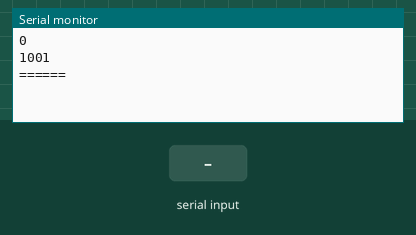
Simulated run of this sketch. Board: Teensy 4. On the bench: the last lines printed to the serial monitor. The inputs (shaded band) are chosen by the test bench.

Above: at 1.2 s.
1.3 s: "+cam2+" received over the second serial link
At 3.6 s:
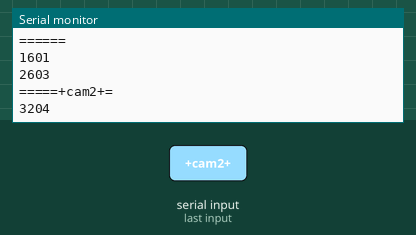
4.1 s: "1" received over the second serial link
At 6.5 s:
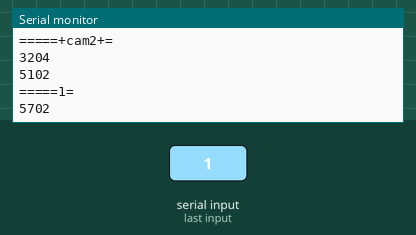
Timing chart, 0 to 8.0 s (numbered marks = the images above; inputs shaded):
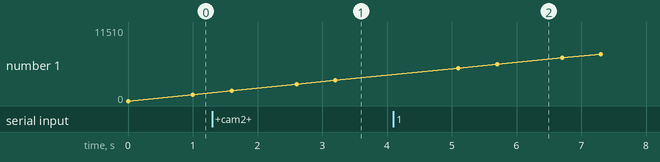

The sketch:

BTMasterTeensy.ino
```cpp
/*
 * How to configure and pair two HC-05 Bluetooth Modules
 * by Dejan Nedelkovski, www.HowToMechatronics.com
 *
 *                 == MASTER CODE ==
 */
//#define ledPin 9
int cam;
String cam2;
//int potValue = 0;


void setup() {
//  pinMode(ledPin, OUTPUT);
//  digitalWrite(ledPin, LOW);
  Serial.begin(9600);
  Serial2.begin(9600); // Default communication rate of the Bluetooth module
//  Serial2.setTimeout(100);
}

void loop() {

 cam2 = "-1";
 Serial2.print("1");

 Serial.println(millis());
 cam2 = Serial2.readString();
 Serial.println(millis());
 Serial.println("====="+cam2+"=");


 delay(600);
}
```

Measured:
- after the input at 1.3 s, the serial monitor: prints a new line after 1.3 s (image 1)
- after the input at 4.1 s, the serial monitor: prints a new line after 1.0 s (image 2)
- plotted number 1: 1001 → 3204 after the input at 1.3 s, 3204 → 11510 after the input at 4.1 s
